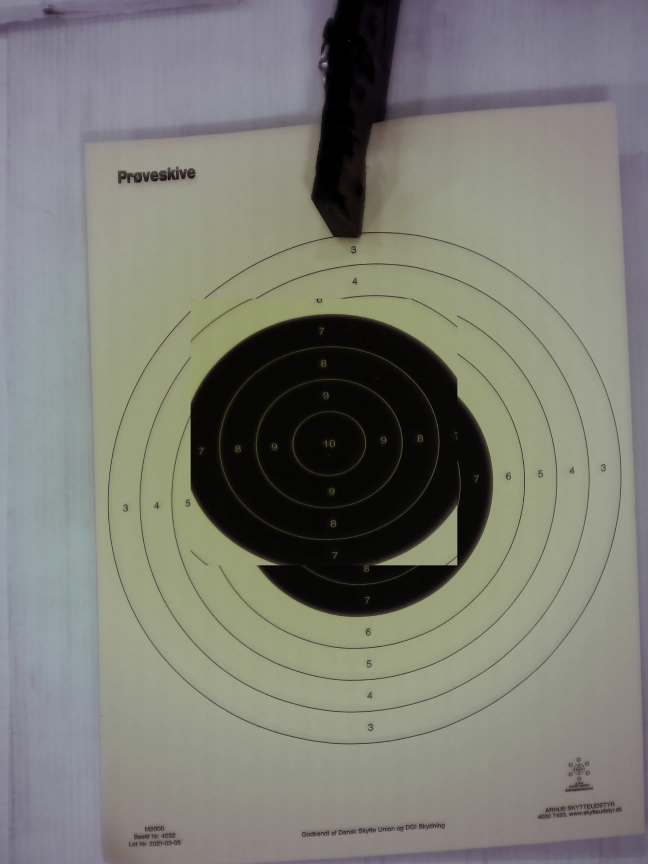
#> input picture test_corrected.jpg, 1944 x 2592 px, given in place of pistol-s-1.mp4, which was not available (shown at 1/3 size)
$ python target.py
#> lines starting #> are read from the running program, lines starting #| are printed output that depends on the picture; after the words box and inside, x2 and y2 are one past the last pixel; in counts of white or black regions, pixels touching at a corner belong together; pictures that were not available may be replaced by others from this repository, and a replacement may not be noted
import cv2 as cv
import numpy as np
from skimage.metrics import structural_similarity

cap = cv.VideoCapture("C:\\Users\\ander\\Downloads\\pistol-s-1.mp4")

lastframe = []
ltres = None

i = 0
while cap.isOpened():
    ret, frame = cap.read()
#> frame is the input picture: shape (2592, 1944, 3); mean B, G, R 116.2, 124.1, 123.8
    i += 1

    # if frame is read correctly ret is True
    if not ret:
        print("Can't receive frame (stream end?). Exiting ...")
        break

    x, y = 180, 100
    w, h = 900, 900
    crop_img = frame[y:y + h, x:x + w]

    pts1 = np.float32([[25, 25], [900, 0], [0, 900], [875, 875]])
    pts2 = np.float32([[0, 0], [900, 0], [0, 900], [900, 900]])
    M = cv.getPerspectiveTransform(pts1, pts2)
    dst = cv.warpPerspective(crop_img, M, (900, 900))

    # extract red channel
    red_channel = dst.copy()
    red_channel[:, :, 0] = 0  # Set the Blue channel to 0
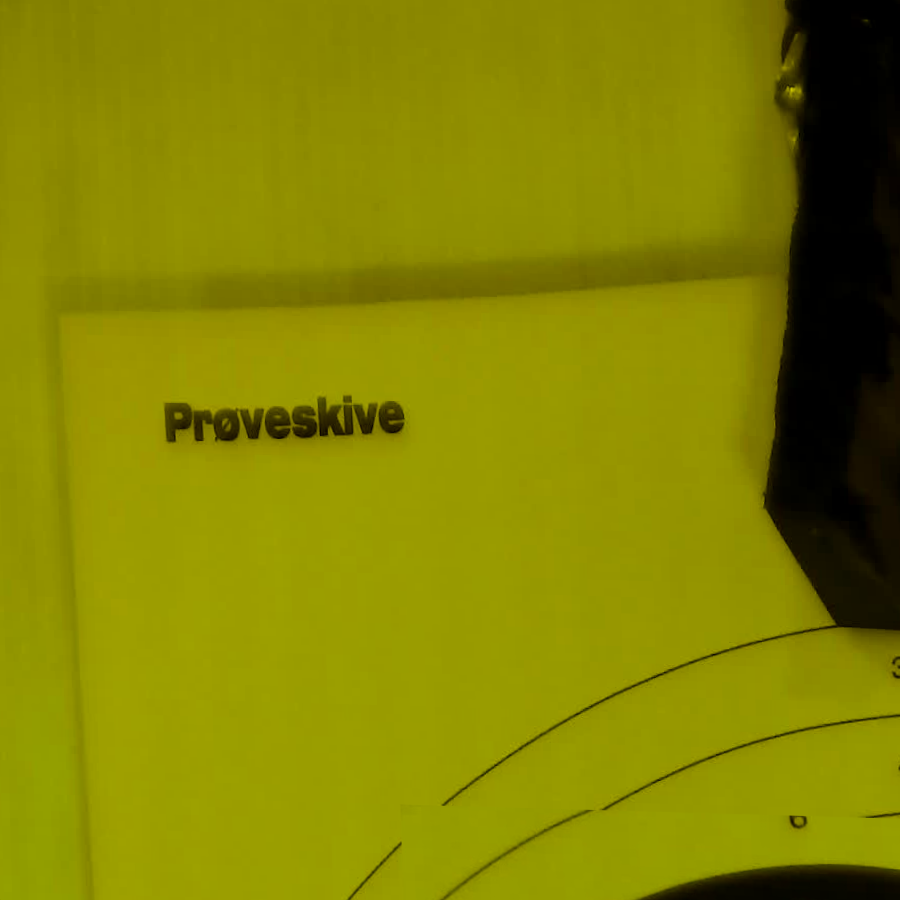
#> red_channel: shape (900, 900, 3); mean B, G, R 0, 131.7, 132.1
    red_channel[:, :, 1] = 0  # Set the Green channel to 0
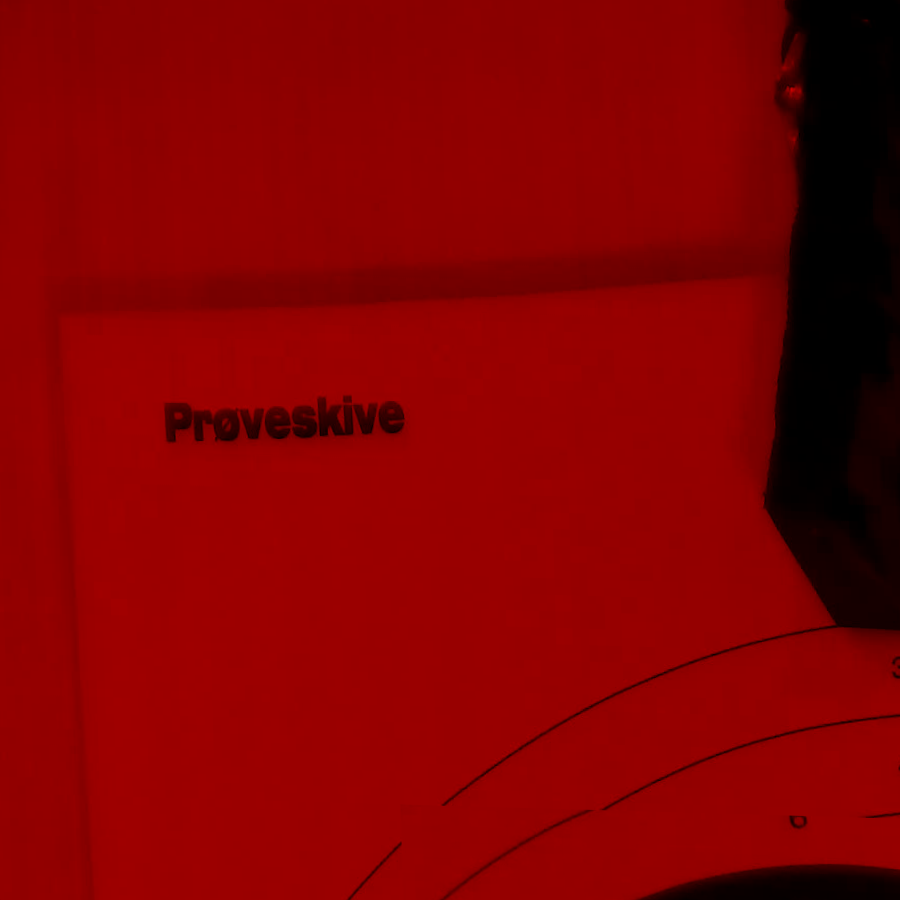
#> red_channel: shape (900, 900, 3); mean B, G, R 0, 0, 132.1
    green_channel = dst.copy()
    red_channel[:, :, 0] = 0  # Set the Blue channel to 0
    red_channel[:, :, 2] = 0  # Set the Red channel to 0
#> red_channel: shape (900, 900, 3); every value is 0
    blue_channel = dst.copy()
    red_channel[:, :, 2] = 0  # Set the Red channel to 0
    red_channel[:, :, 1] = 0  # Set the Green channel to 0
    gray = cv.cvtColor(dst, cv.COLOR_BGR2GRAY)
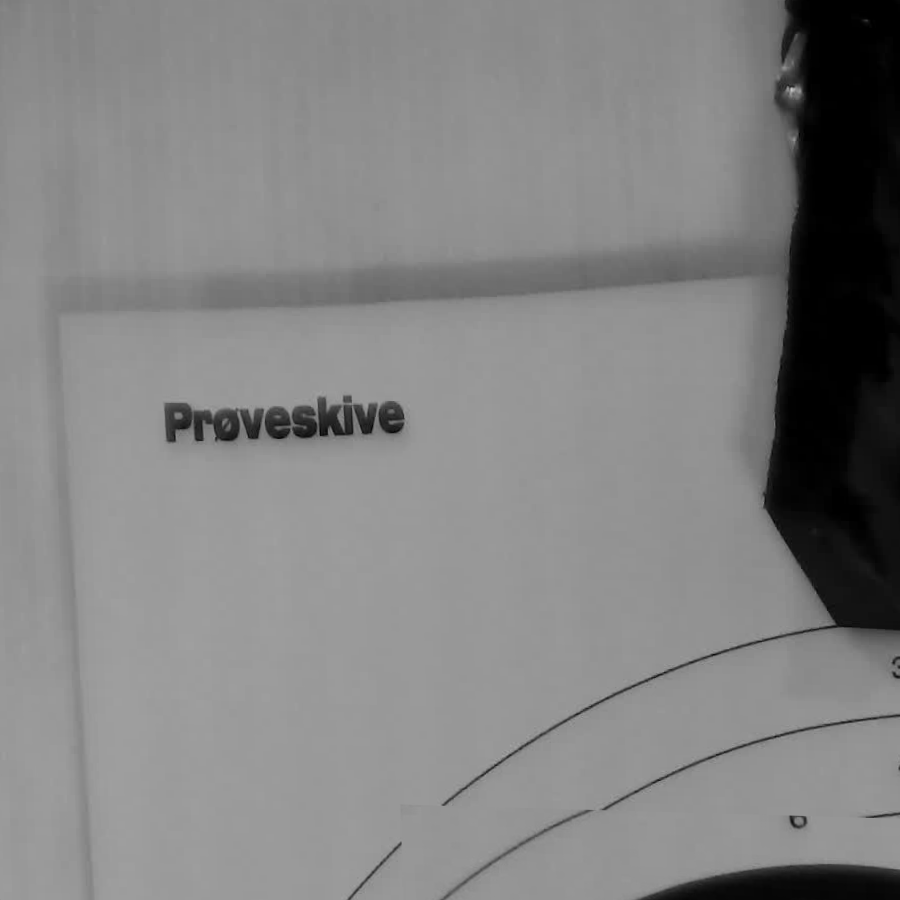
#> gray: shape (900, 900); min 0, max 202, mean 131

    # gray = red_channel

    # gray = cv.GaussianBlur(gray, (5, 5), 0)
    gray = cv.medianBlur(gray, 5)
    ctres = cv.threshold(gray, 0, 255, cv.THRESH_BINARY + cv.THRESH_OTSU)[1]
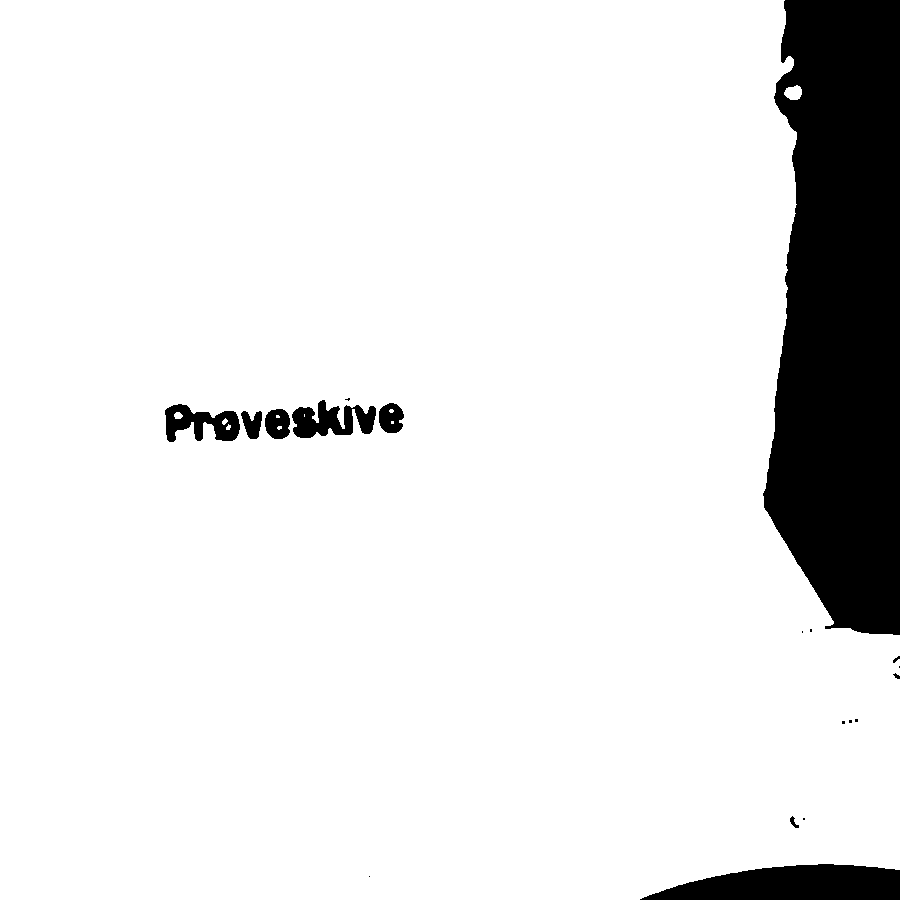
#> ctres: shape (900, 900); 89.7% white; 19 black regions (9 under 20 px), largest, box (x1, y1, x2, y2) and area: (763, 0, 900, 635) 71409, (640, 864, 900, 900) 6959, (292, 400, 376, 438) 1895
    btres = cv.threshold(gray, 38, 255, cv.THRESH_BINARY)[1]
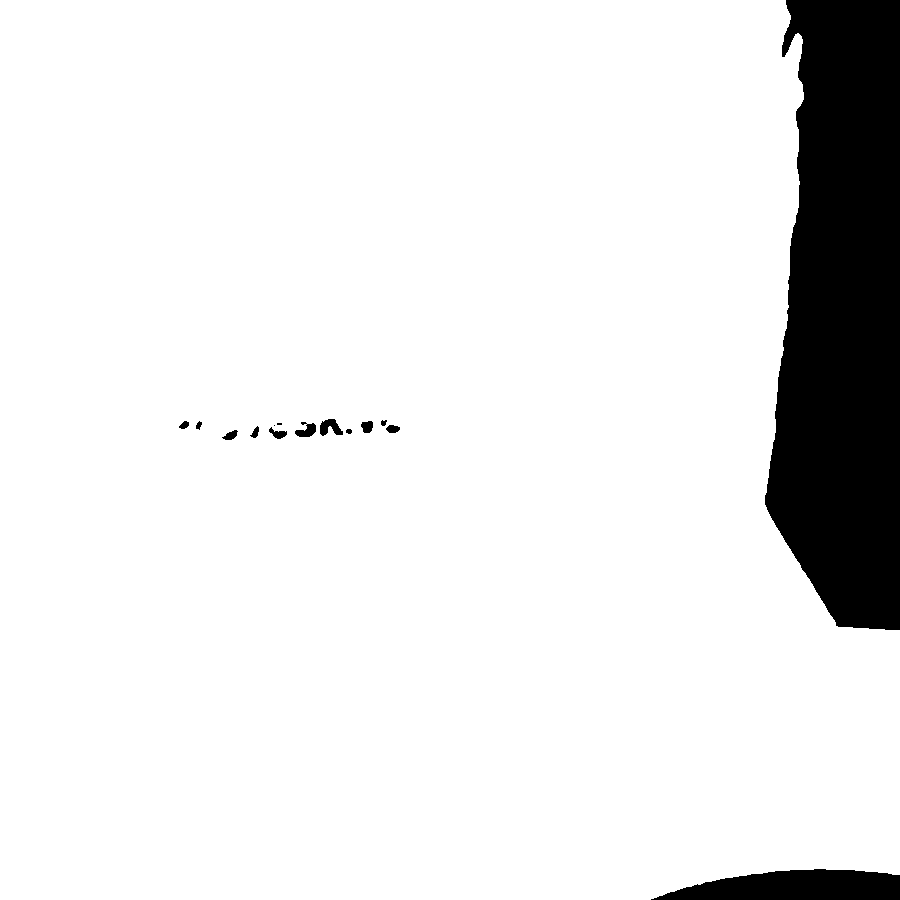
#> btres: shape (900, 900); 90.7% white; 15 black regions (2 under 20 px), largest, box (x1, y1, x2, y2) and area: (765, 0, 900, 630) 68835, (651, 869, 900, 900) 5770, (320, 419, 343, 436) 239
    if len(lastframe) > 0:
        if i % 1 == 0:
            (score, diff) = structural_similarity(lastframe, gray, full=True)
            if score < 0.97:
                print("Image Similarity at {}: {:.4f}%".format(i, score * 100))

                # The diff image contains the actual image differences between the two images
                # and is represented as a floating point data type in the range [0,1]
                # so we must convert the array to 8-bit unsigned integers in the range
                # [0,255] before we can use it with OpenCV
                diff = (diff * 255).astype("uint8")
                diff_box = cv.merge([diff, diff, diff])

                # [9 lines of commented-out code are left out]
                cv.imshow('current', gray)
                # cv.imshow('ctres', ctres)
                cv.imshow('red_channel', dst[:, :, 2])
                cv.imshow('green_channel', dst[:, :, 1])
                cv.imshow('blue_channel', dst[:, :, 0])
                # cv.imshow('ltres', ltres)
                cv.imshow('btres', btres)
                # if cv.waitKey(0) == ord('q'):
                #     break
                # break

    lastframe = gray
    ltres = ctres
    cv.imshow('frame', gray)
    if cv.waitKey(1) == ord('q'):
#> (key q is pressed here)
        break

cv.waitKey(0)
cap.release()
cv.destroyAllWindows()
